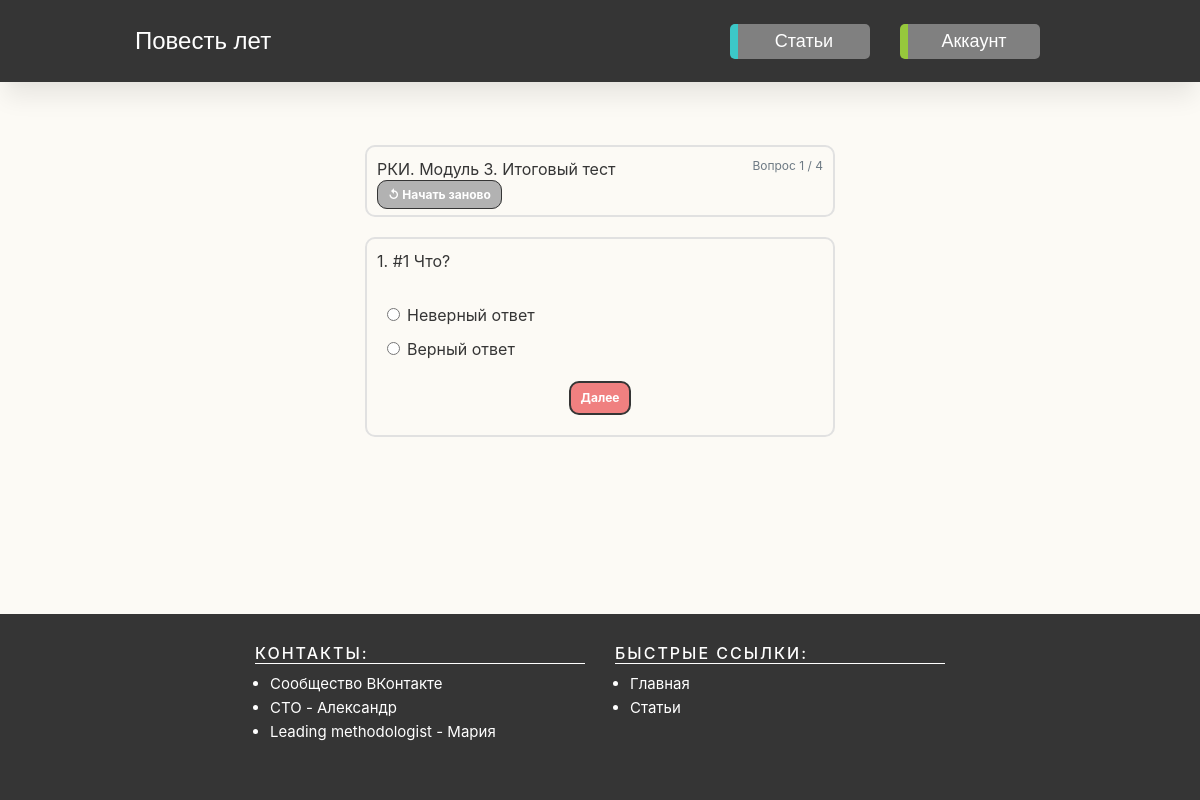
/tests/8/1 (signed in), run on the app's committed database.
### apps/test_progress/models.py (models this page shows, shortened)
class TestObject(models.Model):
    test_object_name = models.CharField(max_length=100, verbose_name="Название")
    test_required_result = models.IntegerField(default=75)
    test_max_result = models.IntegerField(default=50)
    test_type = models.CharField(max_length=100, default="1")
    class Meta:
        verbose_name = "3.1. Тест (Выбор вариантов)"
        verbose_name_plural = "3.1. Тесты (Выбор вариантов)"

class Question(models.Model):
    test_object = models.ForeignKey(
        TestObject, related_name="test_object", on_delete=models.CASCADE
    )
    question = models.CharField(max_length=100)
    marks = models.IntegerField(default=5)
    def __str__(self) -> str:
        return self.question
    class Meta:
        verbose_name = "3.2. Вариант ответа (Выбор вариантов)"
        verbose_name_plural = "3.2. Вариант ответа (Выбор вариантов)"

class Answer(models.Model):
    question = models.ForeignKey(
        Question, related_name="question_answer", on_delete=models.CASCADE
    )
    answer = models.CharField(max_length=100)
    is_correct = models.BooleanField(default=False)
    def __str__(self) -> str:
        return self.answer

### apps/account_page/views.py (the view)
# urls.py: path("tests/<int:pk>/<int:question_pk>", question_details, name="question_details"),
@login_required()
def question_details(request, pk, question_pk):
    try:
        test_progress = AccountTestProgress.objects.get(pk=pk)
        profile = test_progress.profile.first()
        test = test_progress.tests.first()
        question_list = Question.objects.filter(test_object=test)
        question_pk_list = [question.pk for question in question_list]
        current_question_index = question_pk_list.index(question_pk)
        if current_question_index == len(question_list) - 1:
            last_question = True
            next_question_id = question_list[question_pk_list.index(question_pk)]
        else:
            last_question = False
            next_question_id = question_list[question_pk_list.index(question_pk) + 1]
        question = get_object_or_404(Question, pk=question_pk)
        answers = Answer.objects.filter(question=question).order_by("?")
        context = {
            "test": test,
            "question": question,
            "test_progress": test_progress,
            "answers": answers,
            "next_question_id": next_question_id,
            "last_question": last_question,
            "current_question_number": question_pk_list.index(question_pk) + 1,
            "test_question_amount": len(question_list),
        }
        if request.method == "POST":
            print(f'before adding {request.session["answers"]=}', file=sys.stdout)
            if "last" not in request.POST:
                checked_answers_pk_list = request.POST.getlist("radio")
                answers_dict = request.session.get("answers", {})
                answers_dict.update(
                    {
                        str(
                            question_pk_list[question_pk_list.index(question_pk) - 1]
                        ): checked_answers_pk_list
                    }
                )
                request.session["answers"] = answers_dict
                print(f'after adding {request.session["answers"]=}', file=sys.stdout)
            if "last" in request.POST:
                checked_answers_pk_list = request.POST.getlist("radio")
                answers_dict = request.session.get("answers", {})
                answers_dict.update(
                    {str(question_pk_list[-1]): checked_answers_pk_list}
                )
                print(f'after adding {request.session["answers"]=}', file=sys.stdout)
                total_points = 0
                for checked_questions, checked_answers_pk_list in request.session[
                    "answers"
                ].items():
                    for checked_answer_pk in checked_answers_pk_list:
                        if (
                            Answer.objects.filter(pk=checked_answer_pk)
                            .first()
                            .is_correct
                        ):
                            total_points += (
                                Question.objects.filter(pk=checked_questions)
                                .first()
                                .marks
                            )
                test_progress.result_detailed = {
                    "total_points": total_points,
                    "answers": request.session["answers"],
                }
                test_progress.result = total_points
                test_progress.save()
                return redirect(view_account_page)
            else:
                return render(request, "question_details.html", context)
        else:
            return render(request, "question_details.html", context)
    except Exception as e:
        raise e

### apps/account_page/templates/question_details.html (shortened to what this page needs)
{% extends "base.html" %}
{% load static %}
{% block page_content %}
<div class="container profile_test_card">
    <div class="test_card">
        <div class="test_header" style="margin-bottom: 0px;">
            <div class="test_header_title">{{ test.test_object_name }}</div>
            <div class="test_header_status">
                Вопрос {{ current_question_number }} / {{ test_question_amount }}
            </div>
        </div>
        <div>
            <a href="/tests/{{ test_progress.pk }}" class="secondary_action_btn">
            &#8634; Начать заново</a>
        </div>
    </div>
    <div class="test_card">
        <div class="test_header" style="margin-bottom: 20px;">
            {{ current_question_number }}. {{ question }}
        </div>
            <form action="/tests/{{ test_progress.pk }}/{{ next_question_id.pk }}" method="POST">
                {% for answer in answers %}
                <div class="form-check">
                    <input class="form-check-input" type="radio" value="{{answer.id}}" id="{{answer}}"
                            name="radio">
                    <label class="form-check-label" for="{{answer}}">{{answer}}</label>
                </div>
                {% endfor %}
                {% if not last_question %}
                <div class="text-center" style="margin-top: 20px;">
                    <button type="submit" class="next_action_btn" name="next">Далее</button>
                </div>
                {% else %}
                <div class="text-center" style="margin-top: 20px;">
                    <button type="submit" class="next_action_btn" name="last">Далее</button>
                </div>
                {% endif %}
            </form>
    </div>
</div>
{% endblock %}

### static/css/main.css (style rules this page uses)
html, body { height: 100%; margin: 0%; padding: 0%; display: flex; flex-direction: column; min-width: 380px !important; }
body { background-color: #fcfaf5; color: #353535; }
a { color: #035353; }
.container { max-width: min(1300px, 90%); }
.next_action_btn { background-color: lightcoral; border-radius: 10px; margin-right: 0px; margin-left: auto; border: 2px solid #353535; padding: 6px 10px 6px 10px; color: white; font-weight: bold; font-size: 12px; transition: 0.3s; max-width: 150px; text-align: center; }
.secondary_action_btn { background-color: #b2b2b2; border-radius: 10px; margin-right: 0px; margin-left: auto; border: 1px solid #353535; padding: 6px 10px 6px 10px; color: white; font-weight: bold; font-size: 12px; transition: 0.3s; height: 30px; max-width: 100px; text-align: center; }

### static/css/tests.css (style rules this page uses)
.form-check { margin: 0px 0px 10px 0px; }
.test_card form { padding: 10px; }

### static/css/profile_page.css (style rules this page uses)
.profile_test_card { margin-left: auto; margin-right: auto; max-width: 500px; }
.test_card { border: 2px solid #e1e1e1; border-radius: 10px; padding: 10px; margin-bottom: 20px; }
.test_header { display: flex; margin-bottom: 20px; }
.test_header_title { width: 350px; }
.test_header_status { font-size: 12px; color: #6e7a84; margin-left: auto; padding-left: 10px; }

### data on the page
TestObject: test_object_name "РКИ. Модуль 3. Итоговый тест"
Question: question "#1 Что?"
Answer: answer "Неверный ответ"
Answer: answer "Верный ответ"

### other printed values
{{ current_question_number }} "1"
{{ test_question_amount }} "4"
